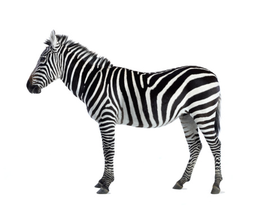
%> input picture zebra.bmp, 260 x 207 px, shrunk from 463 x 369 before the run
$ octave sharpie_bot.m   (GNU Octave 9; MATLAB toolbox functions it lacks are replaced by stand-ins)
%> lines starting %> are read from the running program, lines starting %| are printed output that depends on the picture; in (x1, y1, x2, y2) boxes, pixels count from 0 and x2, y2 are one past the last pixel; in counts of white or black regions, pixels touching at a corner belong together; the program's own positions count from 1
filename = 'zebra.bmp';
ratio_pixels_to_dots = 8;

%%
bmp_file = imread(filename);
%> bmp_file is the input picture: size 207x260x3 uint8; mean R, G, B 219.6, 219.5, 219.6
bmp_file = double(bmp_file)/255.0;
%> bmp_file: size 207x260x3 double
image_grayscale = bmp_file;
image_grayscale(:, :, 1) = 0.2989*bmp_file(:, :, 1) + 0.5780*bmp_file(:, :, 2) + 0.1140*bmp_file(:, :, 3);
image_grayscale(:, :, 2) = image_grayscale(:, :, 1);
image_grayscale(:, :, 3) = image_grayscale(:, :, 1);

% figure()
% imagesc(image_grayscale)
% title('Grayscale')

%%
gray_image = image_grayscale;
north = [0 -1 0
        0 1 0
        0 0 0];
east = [0 0 0
        0 1 -1
        0 0 0];
y_north = gray_image;
y_north(:, :, 1) = conv2(y_north(:, :, 1), north, 'same');
y_hn = abs(y_north);

y_east = gray_image;
y_east(:, :, 1) = conv2(y_east(:, :, 1), east, 'same');
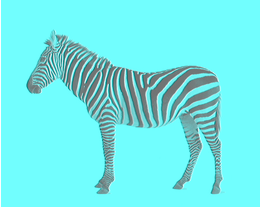
%> y_east: size 207x260x3 double; mean R, G, B 0.00381, 0.853, 0.853; drawn with min black and max white
y_he = abs(y_east);

threshold = 0.03;

z_hn = y_hn;
for k=1:size(y_hn, 1)
    for l=1:size(y_hn, 2)
        if y_hn(k, l, 1)>threshold
            z_hn(k, l, 1) = 1;
        else
            z_hn(k, l, 1) = 0;
        end
    end
end
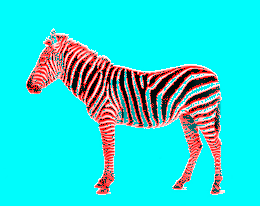
%> z_hn: size 207x260x3 double; mean R, G, B 0.171, 0.853, 0.853

z_he = y_he;
for k=1:size(y_he, 1)
    for l=1:size(y_he, 2)
        if y_he(k, l, 1)>threshold
            z_he(k, l, 1) = 1;
        else
            z_he(k, l, 1) = 0;
        end
    end
end
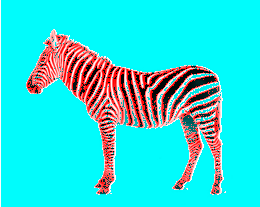
%> z_he: size 207x260x3 double; mean R, G, B 0.185, 0.853, 0.853

z = z_he;
for k=1:size(z_he, 1)
    for l=1:size(z_he, 2)
        if z_hn(k, l, 1)==1
            z(k, l, 1) = 1;
        end
    end
end
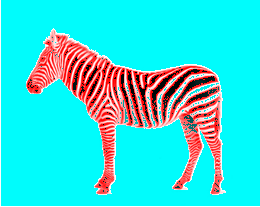
%> z: size 207x260x3 double; 3.68% of pixels changed, all inside (x1, y1, x2, y2) = (1, 28, 260, 207)

%getting rid of black edges from convolution
s = size(z);
%> s = [207 260 3]
z = z(1:s(1)-1, 2:s(2), :);
%> z: size 206x259x3 double

%switching the values of z for technicallity
z = 1 - z;
z = 255*z;

z(:, :, 2) = z(:, :, 1);
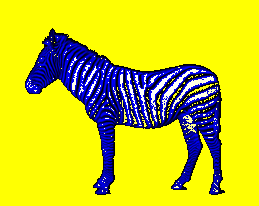
%> z: size 206x259x3 double; mean R, G, B 200.3, 200.3, 37.7
z(:, :, 3) = z(:, :, 1);
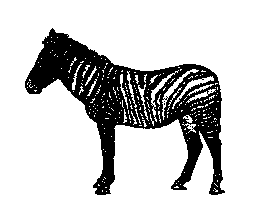
%> z: size 206x259x3 double; 78.5% white; 5 black regions (4 under 20 px), largest, box (x1, y1, x2, y2) and area: (25, 28, 225, 195) 11447

figure()
imagesc(z)
title('Edges in Image')
edgy = z;


%%
desired_image = edgy;
intensities = desired_image(:, :, 1);

rows = size(intensities, 1);
%> rows = 206
cols = size(intensities, 2);
%> cols = 259
compose_img = 255*ones(rows, cols, 3);

one_dim_intensities = 255 - reshape(intensities', 1, rows*cols);


for k=1:rows*cols/ratio_pixels_to_dots
    a = 1:size(one_dim_intensities, 2);             %# possible numbers
    w = one_dim_intensities;        %# corresponding weights
    N = 1;              %# how many numbers to generate

    elem = a( sum( bsxfun(@ge, rand(N,1), cumsum(w./sum(w))), 2) + 1 );

    row = floor((elem-1)/cols) + 1;
    col = mod(elem, cols);

    if col==0
        col = cols;
    end
    compose_img(row, col, :) = 0;
end
%> this loop made 6669 passes
%> row on passes 1 to 3: 143, 125, 89
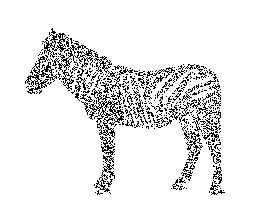
%> compose_img: size 206x259x3 double; 90.5% white; black in thin lines or dots, all inside (x1, y1, x2, y2) = (25, 28, 225, 195)

figure()
imagesc(compose_img)
title('Dots')
